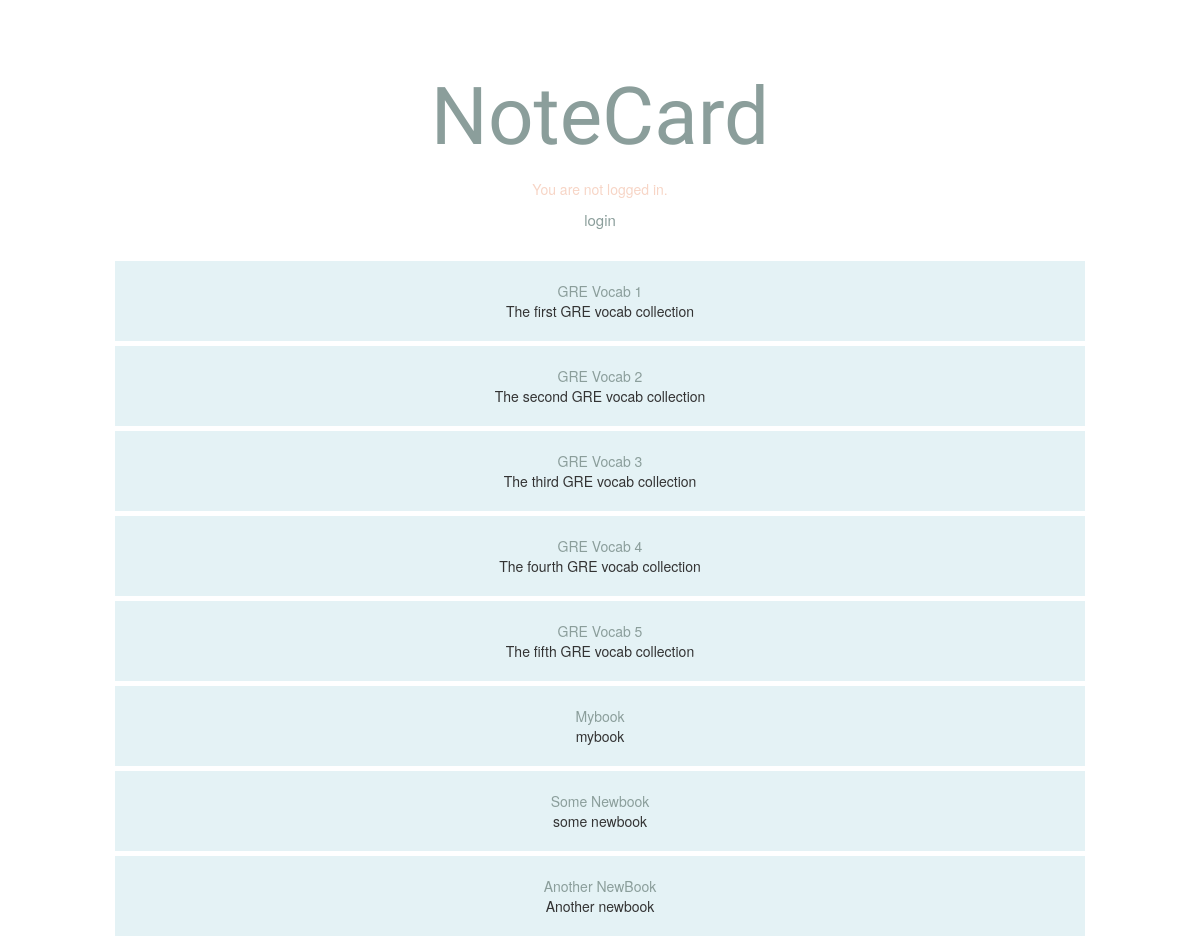
Screenshot of /notebook with the database file from the repository.
### database_setup.py (models this page shows, shortened)
class Notebook(Base):
    __tablename__ = 'notebook'
    id = Column(Integer, primary_key=True)
    name = Column(String(250), nullable=False)
    description = Column(String(250))
    user_id = Column(Integer, ForeignKey('user.id'))
    user = relationship(User)

### main.py (the view)
@app.route('/')
@app.route('/notebook')
def showNotebooks():
    notebooks = session.query(Notebook).all()
    return render_template('allbooks.html', notebooks = notebooks)

### templates/allbooks.html (shortened to what this page needs)
{% extends "base.html" %}
{% block content %}
{% include "header.html" %}
<div class='notebook-list text-center'>
{% for n in notebooks %}
    <div class='row notebook'>
        <div class='col-md-12'>
            <div>
                <a class='notebook-name' href='{{url_for('showCards', notebook_id = n.id)}}'>{{n.name}}</a>
            </div>
            <div>{{n.description}}</div>
        </div>
    </div>
{% endfor %}
</div>
{% endblock %}

### static/style.css (style rules this page uses)
body { min-height: 100vh; width: 100%; display: flex; flex-wrap: wrap; background-color: #FFFFFF; }
a { color: #8B9E9B; }
@media screen and (min-width: 1000px) { body { width: 1000px; margin: auto; } }
.notebook { min-width: 80%; background-color: #E4F2F5; margin-top: 5px; margin-bottom: 5px; margin-left: 0px; margin-right: 0px; padding-top: 20px; padding-bottom: 20px; padding-left: 10px; padding-right: 10px; }

### rows the page displays
Notebook: name "GRE Vocab 1", description "The first GRE vocab collection"
Notebook: name "GRE Vocab 2", description "The second GRE vocab collection"
Notebook: name "GRE Vocab 3", description "The third GRE vocab collection"
Notebook: name "GRE Vocab 4", description "The fourth GRE vocab collection"
Notebook: name "GRE Vocab 5", description "The fifth GRE vocab collection"
Notebook: name "Mybook", description "mybook"
Notebook: name "Some Newbook", description "some newbook"
Notebook: name "Another NewBook", description "Another newbook"
